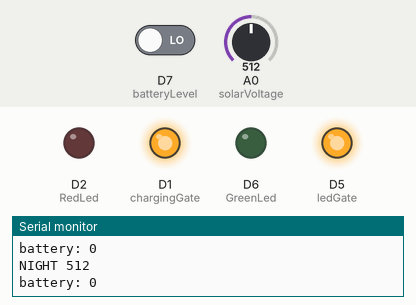
Recording of a sketch running on a simulated ESP8266 (NodeMCU). Shown: output pins drawn as LEDs (lit = HIGH), the last lines printed to the serial monitor. The test bench sets the inputs (shaded band); at power-on: A0 (solarVoltage) = 512, D7 (batteryLevel) LOW.

Above: at 1.2 s.
1.3 s: A0 (solarVoltage) set to 207
3.2 s: A0 (solarVoltage) set to 191
At 5.2 s:
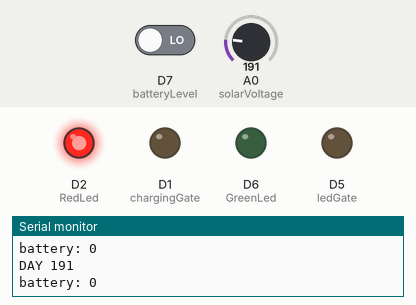
5.5 s: A0 (solarVoltage) set to 210
At 7.0 s:
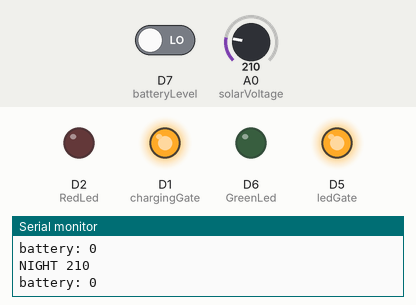
7.5 s: A0 (solarVoltage) set to 190
At 8.6 s:
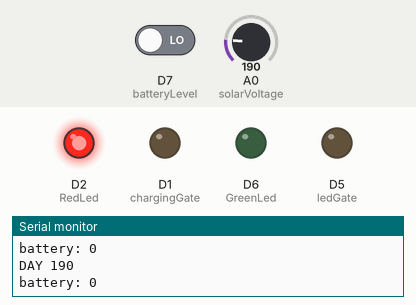
Timing chart, 0 to 10.5 s (numbered marks = the images above; inputs shaded):
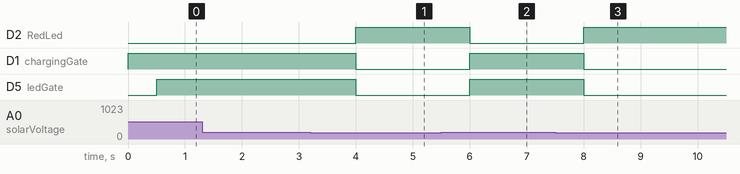

Measured:
- the behaviour switches between 201 and 200 on A0 (solarVoltage) (found by bisection; images 0 and 1)
- after the input at 3.2 s, D2 (RedLed): LOW → HIGH after 0.80 s; D1 (chargingGate), D5 (ledGate): HIGH → LOW after 0.80 s
- after the input at 5.5 s, D2 (RedLed): HIGH → LOW after 0.50 s; D1 (chargingGate), D5 (ledGate): LOW → HIGH after 0.50 s
- after the input at 7.5 s, D2 (RedLed): LOW → HIGH after 0.51 s; D1 (chargingGate), D5 (ledGate): HIGH → LOW after 0.51 s

The sketch:

solarLight.ino
```cpp
#define solarVoltage A0   //OK
#define chargingGate D1   //D1
#define RedLed D2
#define GreenLed D6
#define ledGate D5    //OK
#define batteryLevel D7   //OK

float solarMin =200 ;
bool ledState = false;

void setup() {
  Serial.begin(115200);
  Serial.println("Getting Started!");

  pinMode(solarVoltage, INPUT);
  pinMode(batteryLevel, INPUT);
  pinMode(chargingGate, OUTPUT);
  pinMode(RedLed, OUTPUT);
  pinMode(GreenLed, OUTPUT);
  pinMode(ledGate, OUTPUT);

  digitalWrite(chargingGate, HIGH);
  digitalWrite(ledGate, LOW);
  digitalWrite(RedLed, LOW);
  digitalWrite(GreenLed, LOW);

  if(analogRead(solarVoltage) <= solarMin)
    ledState = true;
  else
    ledState = false;
}

void loop() {
  int data = analogRead(solarVoltage);
  Serial.print("battery: ");
  Serial.println(digitalRead(batteryLevel));
  // Serial.println(data);
  delay(500);
  if (data <= solarMin) {
    Serial.print("DAY ");
    Serial.println(data);
    if (ledState) {
      ledState = false;
      digitalWrite(ledGate, LOW);
      Serial.println("LED OFF ");
      if (digitalRead(batteryLevel)) {
        digitalWrite(chargingGate, HIGH);
        digitalWrite(GreenLed, HIGH);  // if battery full charged GREEN led is ON
        digitalWrite(RedLed, LOW);
        Serial.println("charging off");
      } else {
        digitalWrite(chargingGate, LOW);
        Serial.println("charging on");
        digitalWrite(RedLed, HIGH);  // if charging RED led is ON
        digitalWrite(GreenLed, LOW);
      }
    }
  } else {
    Serial.print("NIGHT ");
      Serial.println(data);
    if (!ledState) {
      ledState = true;
      digitalWrite(ledGate, HIGH);
      Serial.println("LED ON");
      Serial.print("NIGHT ");
      digitalWrite(RedLed, LOW);  // Battery is nither charging nor full charged so both LED is OFF
      digitalWrite(GreenLed, LOW);
      digitalWrite(chargingGate, HIGH);
      Serial.println("charging OFF");
    }
  }
}
```
